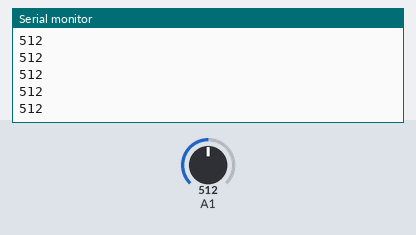
Simulated run of this sketch. Board: Arduino Uno, built with avr-gcc and run on an emulated ATmega328P. Parts: the last lines printed to the serial monitor. The test bench sets the inputs (shaded band); at power-on: A1 = 512.

Above: at 1.2 s.
1.3 s: A1 set to 716
At 2.1 s:
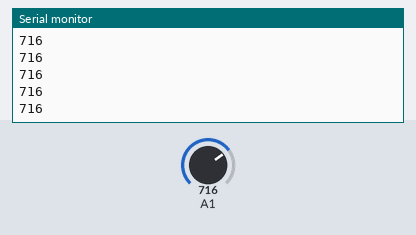
2.8 s: A1 set to 900
At 3.4 s:
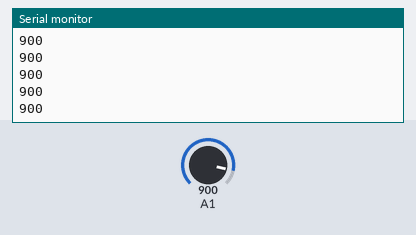
Timing chart, 0 to 5.8 s (numbered marks = the images above; inputs shaded):
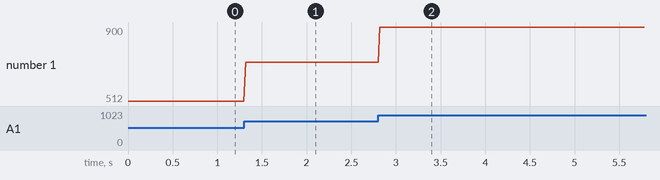

Measured:
- after the input at 1.3 s, the serial monitor: prints a new line at once (image 1)
- after the input at 2.8 s, the serial monitor: prints a new line at once (image 2)
- plotted number 1: 512 → 716 after the input at 1.3 s, 716 → 900 after the input at 2.8 s

The sketch:

test_galvanic.ino
```cpp
void setup() {
  Serial.begin(9600);
}

void loop() {
  Serial.println(analogRead(A1));
  delay(20);
}
```
